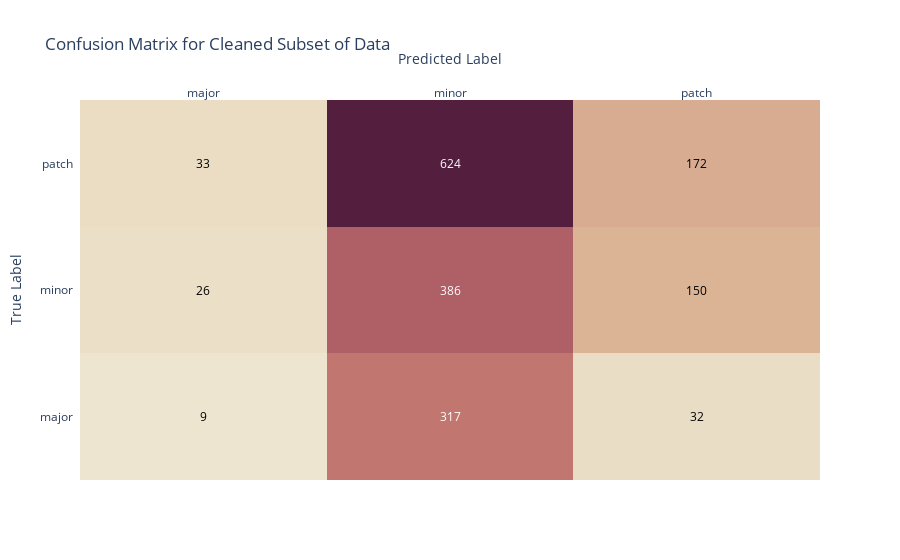

The cell this chart's notebook holds for it:
### Code cell
###  Confusion Matrix for cleaned subset of data

from sklearn.metrics import confusion_matrix
import matplotlib.pyplot as plt
import seaborn as sns
import plotly.graph_objects as go
import plotly.figure_factory as ff

# actual labels and predicted labels
cm = confusion_matrix(y_train['label'], y_train['predicted_labels'])

# plot the confusion matrix

# Create heatmap
fig = ff.create_annotated_heatmap(cm, x=['major', 'minor', 'patch'], y=['major', 'minor', 'patch'], colorscale='brwnyl')

fig.update_layout(
    title='Confusion Matrix for Cleaned Subset of Data',
    xaxis_title='Predicted Label',
    yaxis_title='True Label')

fig.show()

### Figure 1 — Plotly figure (JSON) as saved in the notebook; plotly's stock layout.template omitted (floating-point values rounded to 4 significant figures)
{"data": [{"colorscale": [[0, "rgb(237, 229, 207)"], [0.1667, "rgb(224, 194, 162)"], [0.3333, "rgb(211, 156, 131)"], [0.5, "rgb(193, 118, 111)"], [0.6667, "rgb(166, 84, 97)"], [0.8333, "rgb(129, 55, 83)"], [1, "rgb(84, 31, 63)"]], "reversescale": false, "showscale": false, "type": "heatmap", "x": ["major", "minor", "patch"], "y": ["major", "minor", "patch"], "z": [[9, 317, 32], [26, 386, 150], [33, 624, 172]]}], "layout": {"annotations": [{"font": {"color": "#000000"}, "showarrow": false, "text": "9", "x": "major", "xref": "x", "y": "major", "yref": "y"}, {"font": {"color": "#FFFFFF"}, "showarrow": false, "text": "317", "x": "minor", "xref": "x", "y": "major", "yref": "y"}, {"font": {"color": "#000000"}, "showarrow": false, "text": "32", "x": "patch", "xref": "x", "y": "major", "yref": "y"}, {"font": {"color": "#000000"}, "showarrow": false, "text": "26", "x": "major", "xref": "x", "y": "minor", "yref": "y"}, {"font": {"color": "#FFFFFF"}, "showarrow": false, "text": "386", "x": "minor", "xref": "x", "y": "minor", "yref": "y"}, {"font": {"color": "#000000"}, "showarrow": false, "text": "150", "x": "patch", "xref": "x", "y": "minor", "yref": "y"}, {"font": {"color": "#000000"}, "showarrow": false, "text": "33", "x": "major", "xref": "x", "y": "patch", "yref": "y"}, {"font": {"color": "#FFFFFF"}, "showarrow": false, "text": "624", "x": "minor", "xref": "x", "y": "patch", "yref": "y"}, {"font": {"color": "#000000"}, "showarrow": false, "text": "172", "x": "patch", "xref": "x", "y": "patch", "yref": "y"}], "title": {"text": "Confusion Matrix for Cleaned Subset of Data"}, "xaxis": {"dtick": 1, "gridcolor": "rgb(0, 0, 0)", "side": "top", "ticks": "", "title": {"text": "Predicted Label"}}, "yaxis": {"dtick": 1, "ticks": "", "ticksuffix": "  ", "title": {"text": "True Label"}}}}
